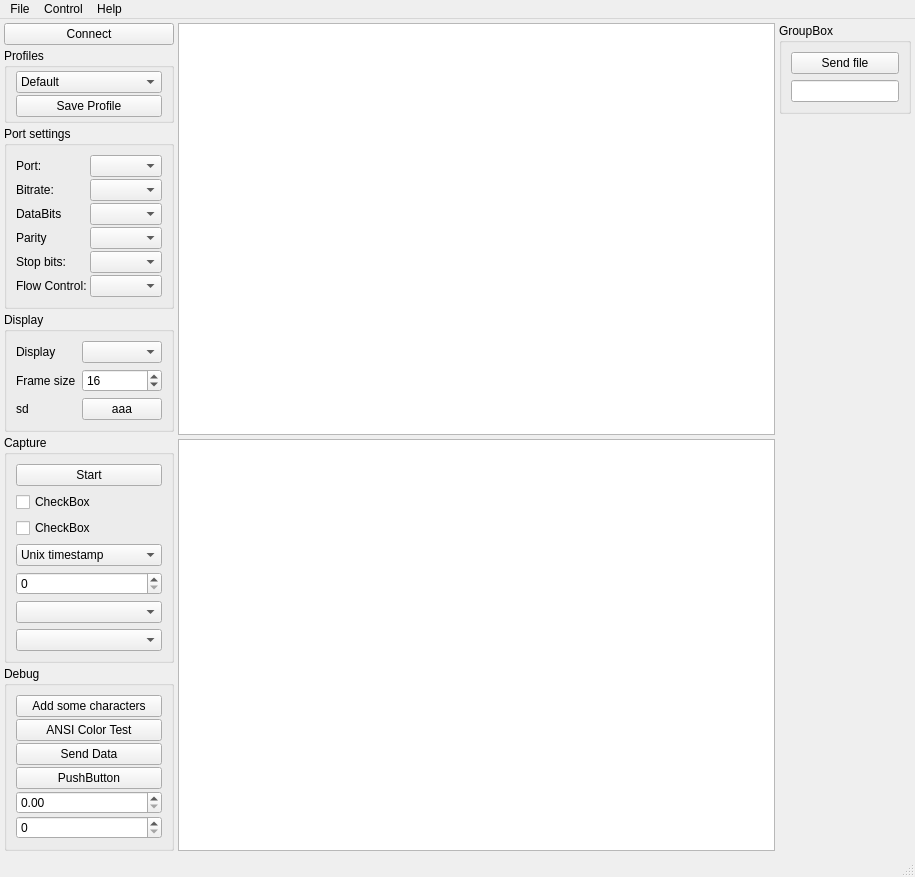
<?xml version="1.0" encoding="UTF-8"?>
<ui version="4.0">
 <class>mainForm</class>
 <widget class="QMainWindow" name="mainForm">
  <property name="geometry">
   <rect>
    <x>0</x>
    <y>0</y>
    <width>915</width>
    <height>854</height>
   </rect>
  </property>
  <property name="windowTitle">
   <string>mainForm</string>
  </property>
  <widget class="QWidget" name="centralwidget">
   <layout class="QHBoxLayout" name="horizontalLayout">
    <property name="spacing">
     <number>4</number>
    </property>
    <property name="leftMargin">
     <number>4</number>
    </property>
    <property name="topMargin">
     <number>4</number>
    </property>
    <property name="rightMargin">
     <number>4</number>
    </property>
    <property name="bottomMargin">
     <number>4</number>
    </property>
    <item>
     <layout class="QVBoxLayout" name="verticalLayout">
      <property name="spacing">
       <number>3</number>
      </property>
      <item>
       <widget class="QPushButton" name="connectButton">
        <property name="text">
         <string>Connect</string>
        </property>
       </widget>
      </item>
      <item>
       <widget class="QGroupBox" name="groupBox_6">
        <property name="title">
         <string>Profiles</string>
        </property>
        <layout class="QVBoxLayout" name="verticalLayout_8">
         <property name="spacing">
          <number>2</number>
         </property>
         <property name="topMargin">
          <number>3</number>
         </property>
         <property name="bottomMargin">
          <number>3</number>
         </property>
         <item>
          <widget class="QComboBox" name="comboBox_5">
           <item>
            <property name="text">
             <string>Default</string>
            </property>
           </item>
           <item>
            <property name="text">
             <string>New profile</string>
            </property>
           </item>
          </widget>
         </item>
         <item>
          <widget class="QPushButton" name="pushButton_10">
           <property name="text">
            <string>Save Profile</string>
           </property>
          </widget>
         </item>
        </layout>
       </widget>
      </item>
      <item>
       <widget class="QGroupBox" name="groupBox_2">
        <property name="autoFillBackground">
         <bool>false</bool>
        </property>
        <property name="title">
         <string>Port settings</string>
        </property>
        <layout class="QFormLayout" name="formLayout">
         <property name="fieldGrowthPolicy">
          <enum>QFormLayout::AllNonFixedFieldsGrow</enum>
         </property>
         <property name="horizontalSpacing">
          <number>3</number>
         </property>
         <property name="verticalSpacing">
          <number>2</number>
         </property>
         <item row="0" column="0">
          <widget class="QLabel" name="label">
           <property name="text">
            <string>Port:</string>
           </property>
          </widget>
         </item>
         <item row="0" column="1">
          <widget class="QComboBox" name="portsCombo"/>
         </item>
         <item row="1" column="0">
          <widget class="QLabel" name="label_2">
           <property name="text">
            <string>Bitrate:</string>
           </property>
          </widget>
         </item>
         <item row="1" column="1">
          <widget class="QComboBox" name="bitrateCombo"/>
         </item>
         <item row="2" column="0">
          <widget class="QLabel" name="label_6">
           <property name="text">
            <string>DataBits</string>
           </property>
          </widget>
         </item>
         <item row="2" column="1">
          <widget class="QComboBox" name="dataBitsCombo"/>
         </item>
         <item row="3" column="0">
          <widget class="QLabel" name="label_3">
           <property name="text">
            <string>Parity</string>
           </property>
          </widget>
         </item>
         <item row="3" column="1">
          <widget class="QComboBox" name="parityCombo"/>
         </item>
         <item row="4" column="0">
          <widget class="QLabel" name="label_4">
           <property name="text">
            <string>Stop bits:</string>
           </property>
          </widget>
         </item>
         <item row="4" column="1">
          <widget class="QComboBox" name="stopBitsCombo"/>
         </item>
         <item row="5" column="0">
          <widget class="QLabel" name="label_5">
           <property name="text">
            <string>Flow Control:</string>
           </property>
          </widget>
         </item>
         <item row="5" column="1">
          <widget class="QComboBox" name="flowControlCombo"/>
         </item>
        </layout>
       </widget>
      </item>
      <item>
       <widget class="QGroupBox" name="groupBox">
        <property name="title">
         <string>Display</string>
        </property>
        <layout class="QFormLayout" name="formLayout_2">
         <item row="0" column="0">
          <widget class="QLabel" name="label_7">
           <property name="text">
            <string>Display</string>
           </property>
          </widget>
         </item>
         <item row="0" column="1">
          <widget class="QComboBox" name="displayCombo"/>
         </item>
         <item row="1" column="0">
          <widget class="QLabel" name="label_8">
           <property name="text">
            <string>Frame size</string>
           </property>
          </widget>
         </item>
         <item row="1" column="1">
          <widget class="QSpinBox" name="frameSize">
           <property name="value">
            <number>16</number>
           </property>
          </widget>
         </item>
         <item row="2" column="0">
          <widget class="QLabel" name="label_9">
           <property name="text">
            <string>sd</string>
           </property>
          </widget>
         </item>
         <item row="2" column="1">
          <widget class="QPushButton" name="pushButton">
           <property name="text">
            <string>aaa</string>
           </property>
          </widget>
         </item>
        </layout>
       </widget>
      </item>
      <item>
       <widget class="QGroupBox" name="groupBox_3">
        <property name="title">
         <string>Capture</string>
        </property>
        <layout class="QVBoxLayout" name="verticalLayout_4">
         <item>
          <widget class="QPushButton" name="pushButton_2">
           <property name="text">
            <string>Start</string>
           </property>
          </widget>
         </item>
         <item>
          <widget class="QCheckBox" name="checkBox_2">
           <property name="text">
            <string>CheckBox</string>
           </property>
          </widget>
         </item>
         <item>
          <widget class="QCheckBox" name="checkBox">
           <property name="text">
            <string>CheckBox</string>
           </property>
          </widget>
         </item>
         <item>
          <widget class="QComboBox" name="comboBox_2">
           <item>
            <property name="text">
             <string>Unix timestamp</string>
            </property>
           </item>
          </widget>
         </item>
         <item>
          <widget class="QSpinBox" name="spinBox_2"/>
         </item>
         <item>
          <widget class="QComboBox" name="comboBox_3"/>
         </item>
         <item>
          <widget class="QComboBox" name="comboBox_4"/>
         </item>
        </layout>
       </widget>
      </item>
      <item>
       <widget class="QGroupBox" name="groupDebug">
        <property name="title">
         <string>Debug</string>
        </property>
        <layout class="QVBoxLayout" name="verticalLayout_5">
         <property name="spacing">
          <number>2</number>
         </property>
         <item>
          <widget class="QPushButton" name="dbgAddChar">
           <property name="text">
            <string>Add some characters</string>
           </property>
          </widget>
         </item>
         <item>
          <widget class="QPushButton" name="dbgANSItest">
           <property name="text">
            <string>ANSI Color Test</string>
           </property>
          </widget>
         </item>
         <item>
          <widget class="QPushButton" name="dbgSendData">
           <property name="text">
            <string>Send Data</string>
           </property>
          </widget>
         </item>
         <item>
          <widget class="QPushButton" name="pushButton_6">
           <property name="text">
            <string>PushButton</string>
           </property>
          </widget>
         </item>
         <item>
          <widget class="QDoubleSpinBox" name="doubleSpinBox"/>
         </item>
         <item>
          <widget class="QSpinBox" name="spinBox"/>
         </item>
        </layout>
       </widget>
      </item>
      <item>
       <spacer name="verticalSpacer">
        <property name="orientation">
         <enum>Qt::Vertical</enum>
        </property>
        <property name="sizeHint" stdset="0">
         <size>
          <width>20</width>
          <height>40</height>
         </size>
        </property>
       </spacer>
      </item>
     </layout>
    </item>
    <item>
     <layout class="QVBoxLayout" name="verticalLayout_3">
      <property name="spacing">
       <number>4</number>
      </property>
      <item>
       <widget class="QTextEdit" name="textEdit">
        <property name="enabled">
         <bool>true</bool>
        </property>
        <property name="font">
         <font>
          <family>Consolas</family>
          <pointsize>9</pointsize>
          <weight>75</weight>
          <bold>true</bold>
         </font>
        </property>
       </widget>
      </item>
      <item>
       <widget class="Console" name="console">
        <property name="font">
         <font>
          <family>Courier New</family>
          <pointsize>10</pointsize>
         </font>
        </property>
       </widget>
      </item>
     </layout>
    </item>
    <item>
     <layout class="QVBoxLayout" name="verticalLayout_6">
      <property name="spacing">
       <number>4</number>
      </property>
      <item>
       <widget class="QGroupBox" name="groupBox_5">
        <property name="title">
         <string>GroupBox</string>
        </property>
        <layout class="QVBoxLayout" name="verticalLayout_7">
         <item>
          <widget class="QPushButton" name="pushButton_9">
           <property name="text">
            <string>Send file</string>
           </property>
          </widget>
         </item>
         <item>
          <widget class="QLineEdit" name="lineEdit">
           <property name="enabled">
            <bool>true</bool>
           </property>
           <property name="sizePolicy">
            <sizepolicy hsizetype="Minimum" vsizetype="Fixed">
             <horstretch>0</horstretch>
             <verstretch>0</verstretch>
            </sizepolicy>
           </property>
           <property name="frame">
            <bool>true</bool>
           </property>
          </widget>
         </item>
        </layout>
       </widget>
      </item>
      <item>
       <spacer name="verticalSpacer_2">
        <property name="orientation">
         <enum>Qt::Vertical</enum>
        </property>
        <property name="sizeHint" stdset="0">
         <size>
          <width>20</width>
          <height>40</height>
         </size>
        </property>
       </spacer>
      </item>
     </layout>
    </item>
   </layout>
  </widget>
  <widget class="QMenuBar" name="menubar">
   <property name="geometry">
    <rect>
     <x>0</x>
     <y>0</y>
     <width>915</width>
     <height>21</height>
    </rect>
   </property>
   <widget class="QMenu" name="menuFile">
    <property name="title">
     <string>File</string>
    </property>
    <addaction name="actionDuplicate_session"/>
    <addaction name="actionExit"/>
   </widget>
   <widget class="QMenu" name="menuHelp">
    <property name="title">
     <string>Help</string>
    </property>
    <addaction name="actionAbout"/>
   </widget>
   <widget class="QMenu" name="menuControl">
    <property name="title">
     <string>Control</string>
    </property>
    <addaction name="actionReset_Terminal"/>
    <addaction name="actionClear"/>
    <addaction name="separator"/>
    <addaction name="actionSend_CTRL_C"/>
    <addaction name="actionSend_Break"/>
   </widget>
   <addaction name="menuFile"/>
   <addaction name="menuControl"/>
   <addaction name="menuHelp"/>
  </widget>
  <widget class="QStatusBar" name="statusbar"/>
  <action name="actionDuplicate_session">
   <property name="text">
    <string>New Session...</string>
   </property>
  </action>
  <action name="actionAbout">
   <property name="text">
    <string>About</string>
   </property>
  </action>
  <action name="actionExit">
   <property name="text">
    <string>Quit</string>
   </property>
  </action>
  <action name="actionReset_Terminal">
   <property name="text">
    <string>Reset Terminal</string>
   </property>
  </action>
  <action name="actionClear">
   <property name="text">
    <string>Clear</string>
   </property>
  </action>
  <action name="actionSend_Break">
   <property name="text">
    <string>Send Break</string>
   </property>
  </action>
  <action name="actionSend_CTRL_C">
   <property name="text">
    <string>Send CTRL-C</string>
   </property>
  </action>
 </widget>
 <customwidgets>
  <customwidget>
   <class>Console</class>
   <extends>QPlainTextEdit</extends>
   <header>console.h</header>
  </customwidget>
 </customwidgets>
 <resources/>
 <connections/>
</ui>
